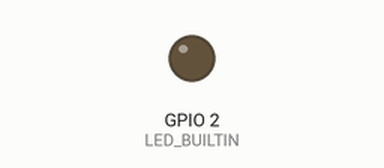
A sketch run on a simulated ESP32. Shown: output pins drawn as LEDs (lit = HIGH). What the sketch prints to the serial monitor is not drawn.

Above: at 0.1 s.
Timing chart, 0 to 1.6 s (numbered marks = the images above):
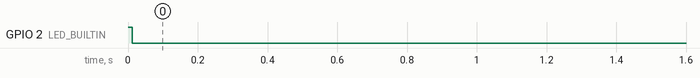

The sketch:

tcpclient.ino
```cpp
#include <WiFi.h>
#include <WebServer.h>   // Include the WebServer library

// https://einstronic.com/wp-content/uploads/2017/06/NodeMCU-32S-Catalogue.pdf

#define NUMCHANNELS 6
#define HEADERLEN 4
#define PACKETLEN (NUMCHANNELS * 2 + HEADERLEN + 1)

// Replace the next variables with your SSID/Password combination
const char* ssid        = "emg" ;
const char* password    = "emg" ;
const int data_port     = 8080 ;

long lastMsg = 0 ;
unsigned char TXBuf[PACKETLEN] ;  //The transmission packet

WebServer httpServer(80) ;
WiFiServer tcpServer(data_port) ;

void handleRoot() ;              // function prototypes for HTTP handlers
void handleNotFound() ;


void setup()
{

    //Write packet header and footer
    TXBuf[0] = 0xa5;    //Sync 0
    TXBuf[1] = 0x5a;    //Sync 1
    TXBuf[2] = 2;       //Protocol version
    TXBuf[3] = 0;       //Packet counter
    TXBuf[4] = 0x02;    //CH1 High Byte
    TXBuf[5] = 0x00;    //CH1 Low Byte
    TXBuf[6] = 0x02;    //CH2 High Byte
    TXBuf[7] = 0x00;    //CH2 Low Byte
    TXBuf[8] = 0x02;    //CH3 High Byte
    TXBuf[9] = 0x00;    //CH3 Low Byte
    TXBuf[10] = 0x02;   //CH4 High Byte
    TXBuf[11] = 0x00;   //CH4 Low Byte
    TXBuf[12] = 0x02;   //CH5 High Byte
    TXBuf[13] = 0x00;   //CH5 Low Byte
    TXBuf[14] = 0x02;   //CH6 High Byte
    TXBuf[15] = 0x00;   //CH6 Low Byte
    TXBuf[2 * NUMCHANNELS + HEADERLEN] =  0x01;	// Switches state

    pinMode(LED_BUILTIN, OUTPUT) ;
    digitalWrite(LED_BUILTIN, HIGH) ;   // turn the LED on (HIGH is the voltage level)

    Serial.begin(115200) ;

    setup_wifi() ;

    httpServer.on("/", handleRoot);               // Call the 'handleRoot' function when a client requests URI "/"
    httpServer.onNotFound(handleNotFound);        // When a client requests an unknown URI (i.e. something other than "/"), call function "handleNotFound"
    httpServer.begin() ;                           // Actually start the server
    Serial.println("HTTP server started") ;

    tcpServer.begin() ;
    Serial.println("TCP server started") ;

    digitalWrite(LED_BUILTIN, LOW) ;   // turn the LED on (HIGH is the voltage level)
}

void setup_wifi()
{
    delay(10) ;
    // We start by connecting to a WiFi network
    Serial.println() ;
    Serial.print("Starting softAP...\n") ;
    Serial.println(ssid) ;

    WiFi.softAP(ssid, password) ;

    Serial.print("IP address: ") ;
    Serial.println(WiFi.softAPIP()) ;

}

void loop()
{

    // Handle TCP server
    long now = millis() ;
    if ( now - lastMsg > 100 )
    {
        lastMsg = now ;

        WiFiClient client = tcpServer.available() ;
        if (client)
        {
            if (client.connected())
            {
                // Send 100 samples per 100 ms = 1kHz sampling
                for (int i=0;i<100;i++)
                {
                    client.write(TXBuf,PACKETLEN) ;
                    TXBuf[3] = TXBuf[3] + 1 ; // update packet counter
                }
            }
        }

    }

    // Handle HTTP requests
    httpServer.handleClient() ;

}

void handleRoot()
{
    String message ;
    message += "ESP32S EMG platform\n" ;
    httpServer.send(200, "text/plain", message );   // Send HTTP status 200 (Ok) and send some text to the browser/client
}

void handleNotFound()
{
    httpServer.send(404, "text/plain", "404: Not found"); // Send HTTP status 404 (Not Found) when there's no handler for the URI in the request
}
```
